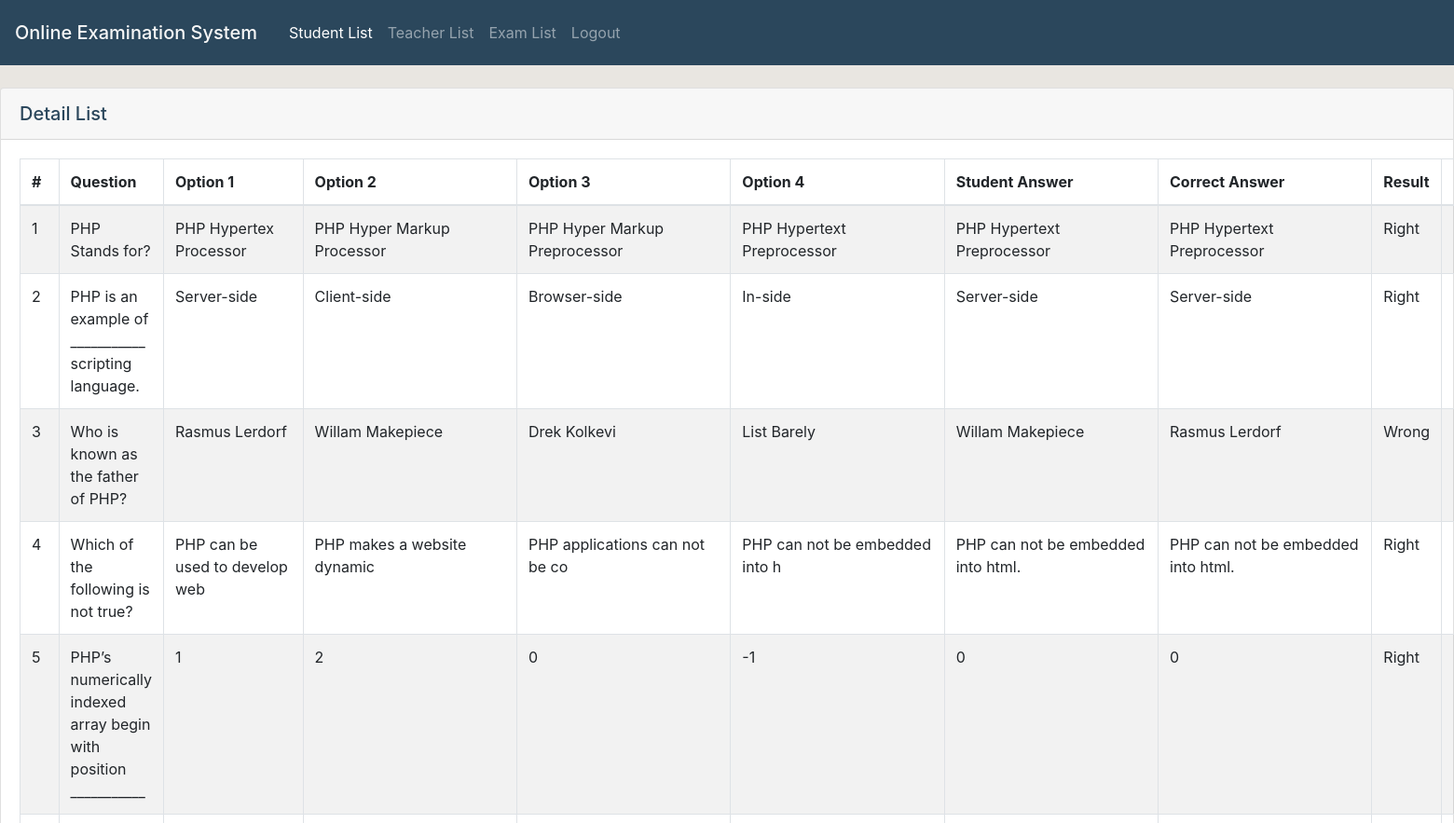
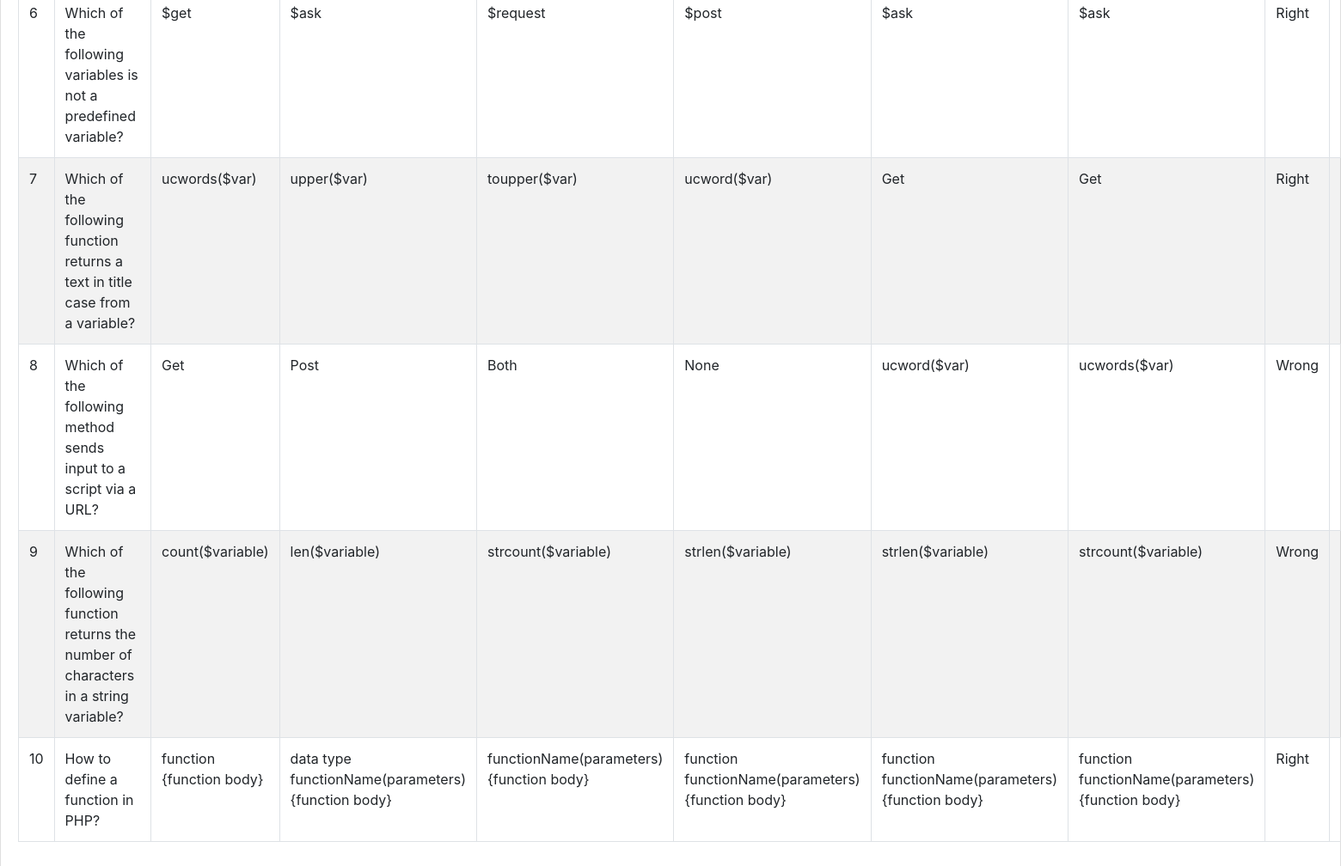
Page /detailList.php?id=student02 (signed in) on the committed database (2 pictures, top to bottom).
### tables this page shows
CREATE TABLE `result` (
  `resultID` int(11) NOT NULL,
  `studentID` varchar(10) NOT NULL,
  `examID` int(11) DEFAULT NULL,
  `questionID` int(11) NOT NULL,
  `studentAns` varchar(50) NOT NULL,
  `correctAns` varchar(50) NOT NULL,
  `result` varchar(10) NOT NULL,
  `marks` float NOT NULL
);

CREATE TABLE `question` (
  `questionID` int(11) NOT NULL,
  `examID` int(11) NOT NULL,
  `question` varchar(100) NOT NULL,
  `option1` varchar(50) NOT NULL,
  `option2` varchar(50) NOT NULL,
  `option3` varchar(50) NOT NULL,
  `option4` varchar(50) NOT NULL,
  `answer` varchar(50) NOT NULL
);

### detailList.php (the view, shortened to what this page needs)
<?php
    include "header.php";
    include "dbConnection.php";
    include "dataTable.php";
    $id = $_GET["id"];
?>
<br>
<div class="card">
    <div class="card-header" style="font-size: 20px; font-weight: 500;">
        Detail List
    </div>
    <div class="card-body">
        <table class="table table-striped table-bordered" style="width: 100%;" id="detail_table" cellspacing="0" width="100%">
            <thead>
                <tr>
                <th scope="col">#</th>
                <th scope="col">Question</th>
                <th scope="col">Option 1</th>
                <th scope="col">Option 2</th>
                <th scope="col">Option 3</th>
                <th scope="col">Option 4</th>
                <th scope="col">Student Answer</th>
                <th scope="col">Correct Answer</th>
                <th scope="col">Result</th>
                <th scope="col">Marks</th>
                </tr>
            </thead>
            <tbody>
            <?php
                $detailQuery = mysqli_query($conn, "SELECT b.question, b.option1, b.option2,
                                            b.option3, b.option4, a.studentAns, a.correctAns,
                                            a.result, a.marks FROM result AS a
                                            INNER JOIN question AS b ON a.questionID = b.questionID
                                            WHERE studentID='$id'");
                $detailRow = mysqli_fetch_row($detailQuery);
                $i = 1;
                do {
                    echo "<tr><td>$i</td>";
                    echo "<td>{$detailRow[0]}</td>";
                    echo "<td>{$detailRow[1]}</td>";
                    echo "<td>{$detailRow[2]}</td>";
                    echo "<td>{$detailRow[3]}</td>";
                    echo "<td>{$detailRow[4]}</td>";
                    echo "<td>{$detailRow[5]}</td>";
                    echo "<td>{$detailRow[6]}</td>";
                    echo "<td>{$detailRow[7]}</td>";
                    echo "<td>{$detailRow[8]}</td>";
                    $detailRow = mysqli_fetch_row($detailQuery);
                    $i++;
                } while ($detailRow);
            ?>
            </tbody>
        </table>
    </div>
</div>

### css/header.css (style rules this page uses)
body { background-color: #E9E6E1 ; color: #2B475C; }

### rows in the picture
result: questionID.question "PHP Stands for?", questionID.option1 "PHP Hypertex Processor", questionID.option2 "PHP Hyper Markup Processor", questionID.option3 "PHP Hyper Markup Preprocessor", questionID.option4 "PHP Hypertext Preprocessor", studentAns "PHP Hypertext Preprocessor", correctAns "PHP Hypertext Preprocessor", result "Right"
result: questionID.question "PHP is an example of ___________ scripting language.", questionID.option1 "Server-side", questionID.option2 "Client-side", questionID.option3 "Browser-side", questionID.option4 "In-side", studentAns "Server-side", correctAns "Server-side", result "Right"
result: questionID.question "Who is known as the father of PHP?", questionID.option1 "Rasmus Lerdorf", questionID.option2 "Willam Makepiece", questionID.option3 "Drek Kolkevi", questionID.option4 "List Barely", studentAns "Willam Makepiece", correctAns "Rasmus Lerdorf", result "Wrong"
result: questionID.question "Which of the following is not true?", questionID.option1 "PHP can be used to develop web", questionID.option2 "PHP makes a website dynamic", questionID.option3 "PHP applications can not be co", questionID.option4 "PHP can not be embedded into h", studentAns "PHP can not be embedded into html.", correctAns "PHP can not be embedded into html.", result "Right"
result: questionID.question "PHP’s numerically indexed array begin with position ___________", questionID.option1 "1", questionID.option2 "2", questionID.option3 "0", questionID.option4 "-1", studentAns "0", correctAns "0", result "Right"
result: questionID.question "Which of the following variables is not a predefined variable?", questionID.option1 "$get", questionID.option2 "$ask", questionID.option3 "$request", questionID.option4 "$post", studentAns "$ask", correctAns "$ask", result "Right"
result: questionID.question "Which of the following function returns a text in title case from a variable?", questionID.option1 "ucwords($var)", questionID.option2 "upper($var)", questionID.option3 "toupper($var)", questionID.option4 "ucword($var)", studentAns "Get", correctAns "Get", result "Right"
result: questionID.question "Which of the following method sends input to a script via a URL?", questionID.option1 "Get", questionID.option2 "Post", questionID.option3 "Both", questionID.option4 "None", studentAns "ucword($var)", correctAns "ucwords($var)", result "Wrong"
result: questionID.question "Which of the following function returns the number of characters in a string variable?", questionID.option1 "count($variable)", questionID.option2 "len($variable)", questionID.option3 "strcount($variable)", questionID.option4 "strlen($variable)", studentAns "strlen($variable)", correctAns "strcount($variable)", result "Wrong"
result: questionID.question "How to define a function in PHP?", questionID.option1 "function {function body}", questionID.option2 "data type functionName(parameters) {function body}", questionID.option3 "functionName(parameters) {function body}", questionID.option4 "function functionName(parameters) {function body}", studentAns "function functionName(parameters) {function body}", correctAns "function functionName(parameters) {function body}", result "Right"
